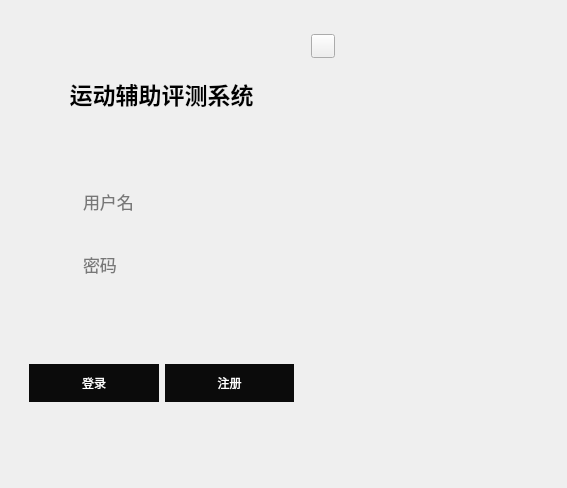
<?xml version="1.0" encoding="UTF-8"?>
<ui version="4.0">
 <class>login</class>
 <widget class="QWidget" name="login">
  <property name="geometry">
   <rect>
    <x>0</x>
    <y>0</y>
    <width>567</width>
    <height>488</height>
   </rect>
  </property>
  <property name="sizePolicy">
   <sizepolicy hsizetype="Fixed" vsizetype="Fixed">
    <horstretch>0</horstretch>
    <verstretch>0</verstretch>
   </sizepolicy>
  </property>
  <property name="minimumSize">
   <size>
    <width>567</width>
    <height>488</height>
   </size>
  </property>
  <property name="maximumSize">
   <size>
    <width>567</width>
    <height>488</height>
   </size>
  </property>
  <property name="windowTitle">
   <string>login</string>
  </property>
  <property name="styleSheet">
   <string notr="true">/*background-color: qlineargradient(x1:0, y1:0, x2:1, y2:0,stop:0 rgb(81, 43, 152), stop:1 rgb(219, 21, 189));
border-radius:30px */</string>
  </property>
  <layout class="QGridLayout" name="gridLayout">
   <item row="0" column="0">
    <widget class="QWidget" name="widget_3" native="true">
     <property name="styleSheet">
      <string notr="true">QWidget#widget_3
{
	
	
	image: url(:/icon/9.png);
	background-color: rgba(255, 255, 255, 0);
}</string>
     </property>
     <layout class="QGridLayout" name="gridLayout_2">
      <item row="1" column="2" colspan="2">
       <spacer name="horizontalSpacer">
        <property name="orientation">
         <enum>Qt::Horizontal</enum>
        </property>
        <property name="sizeHint" stdset="0">
         <size>
          <width>40</width>
          <height>20</height>
         </size>
        </property>
       </spacer>
      </item>
      <item row="0" column="3">
       <spacer name="horizontalSpacer_3">
        <property name="orientation">
         <enum>Qt::Horizontal</enum>
        </property>
        <property name="sizeType">
         <enum>QSizePolicy::Fixed</enum>
        </property>
        <property name="sizeHint" stdset="0">
         <size>
          <width>206</width>
          <height>20</height>
         </size>
        </property>
       </spacer>
      </item>
      <item row="0" column="2">
       <widget class="QPushButton" name="pushButton_quit">
        <property name="sizePolicy">
         <sizepolicy hsizetype="Fixed" vsizetype="Fixed">
          <horstretch>0</horstretch>
          <verstretch>0</verstretch>
         </sizepolicy>
        </property>
        <property name="minimumSize">
         <size>
          <width>24</width>
          <height>24</height>
         </size>
        </property>
        <property name="maximumSize">
         <size>
          <width>24</width>
          <height>24</height>
         </size>
        </property>
        <property name="styleSheet">
         <string notr="true">border-image: url(:/icon/10.png);</string>
        </property>
        <property name="text">
         <string/>
        </property>
        <property name="iconSize">
         <size>
          <width>16</width>
          <height>16</height>
         </size>
        </property>
       </widget>
      </item>
      <item row="0" column="0" rowspan="2">
       <widget class="QWidget" name="widget" native="true">
        <property name="sizePolicy">
         <sizepolicy hsizetype="Preferred" vsizetype="Preferred">
          <horstretch>0</horstretch>
          <verstretch>0</verstretch>
         </sizepolicy>
        </property>
        <property name="styleSheet">
         <string notr="true">QWidget#widget{
	image: none;
/*background-color: rgba(255, 255, 255, 30%);*/
	/*image: url(:/icon/7.png);*/


}
QLabel{

	background-color: rgba(255, 255, 255, 0);
}</string>
        </property>
        <layout class="QVBoxLayout" name="verticalLayout">
         <property name="leftMargin">
          <number>0</number>
         </property>
         <property name="topMargin">
          <number>0</number>
         </property>
         <property name="rightMargin">
          <number>0</number>
         </property>
         <property name="bottomMargin">
          <number>0</number>
         </property>
         <item>
          <spacer name="verticalSpacer_5">
           <property name="orientation">
            <enum>Qt::Vertical</enum>
           </property>
           <property name="sizeHint" stdset="0">
            <size>
             <width>20</width>
             <height>28</height>
            </size>
           </property>
          </spacer>
         </item>
         <item>
          <widget class="QLabel" name="label">
           <property name="font">
            <font>
             <family>微软雅黑</family>
             <pointsize>17</pointsize>
             <weight>75</weight>
             <italic>false</italic>
             <bold>true</bold>
            </font>
           </property>
           <property name="text">
            <string>运动辅助评测系统</string>
           </property>
           <property name="alignment">
            <set>Qt::AlignCenter</set>
           </property>
          </widget>
         </item>
         <item>
          <spacer name="verticalSpacer_6">
           <property name="orientation">
            <enum>Qt::Vertical</enum>
           </property>
           <property name="sizeHint" stdset="0">
            <size>
             <width>20</width>
             <height>40</height>
            </size>
           </property>
          </spacer>
         </item>
         <item>
          <widget class="QWidget" name="widget_4" native="true">
           <layout class="QHBoxLayout" name="horizontalLayout_3" stretch="1,4">
            <property name="leftMargin">
             <number>0</number>
            </property>
            <property name="topMargin">
             <number>0</number>
            </property>
            <property name="rightMargin">
             <number>0</number>
            </property>
            <property name="bottomMargin">
             <number>0</number>
            </property>
            <item>
             <widget class="QLabel" name="label_2">
              <property name="sizePolicy">
               <sizepolicy hsizetype="Preferred" vsizetype="Preferred">
                <horstretch>0</horstretch>
                <verstretch>0</verstretch>
               </sizepolicy>
              </property>
              <property name="styleSheet">
               <string notr="true">image: url(:/icon/5.png);</string>
              </property>
              <property name="text">
               <string/>
              </property>
              <property name="alignment">
               <set>Qt::AlignLeading|Qt::AlignLeft|Qt::AlignVCenter</set>
              </property>
             </widget>
            </item>
            <item>
             <widget class="QLineEdit" name="lineEdit_username">
              <property name="sizePolicy">
               <sizepolicy hsizetype="Expanding" vsizetype="Expanding">
                <horstretch>0</horstretch>
                <verstretch>0</verstretch>
               </sizepolicy>
              </property>
              <property name="font">
               <font>
                <family>微软雅黑</family>
                <pointsize>13</pointsize>
               </font>
              </property>
              <property name="styleSheet">
               <string notr="true">border-radius:16px ;
background-color: rgba(255, 255, 255, 0);</string>
              </property>
              <property name="placeholderText">
               <string>用户名</string>
              </property>
             </widget>
            </item>
           </layout>
          </widget>
         </item>
         <item>
          <widget class="QWidget" name="widget_6" native="true">
           <layout class="QHBoxLayout" name="horizontalLayout_2" stretch="1,4">
            <property name="leftMargin">
             <number>0</number>
            </property>
            <property name="topMargin">
             <number>0</number>
            </property>
            <property name="rightMargin">
             <number>0</number>
            </property>
            <property name="bottomMargin">
             <number>0</number>
            </property>
            <item>
             <widget class="QLabel" name="label_3">
              <property name="styleSheet">
               <string notr="true">image: url(:/icon/4.png);</string>
              </property>
              <property name="text">
               <string/>
              </property>
             </widget>
            </item>
            <item>
             <widget class="QLineEdit" name="lineEdit_password">
              <property name="sizePolicy">
               <sizepolicy hsizetype="Expanding" vsizetype="Expanding">
                <horstretch>0</horstretch>
                <verstretch>0</verstretch>
               </sizepolicy>
              </property>
              <property name="font">
               <font>
                <family>微软雅黑</family>
                <pointsize>13</pointsize>
               </font>
              </property>
              <property name="styleSheet">
               <string notr="true">border-radius:16px ;
background-color: rgba(255, 255, 255, 0);</string>
              </property>
              <property name="echoMode">
               <enum>QLineEdit::Password</enum>
              </property>
              <property name="placeholderText">
               <string>密码</string>
              </property>
             </widget>
            </item>
           </layout>
          </widget>
         </item>
         <item>
          <spacer name="verticalSpacer">
           <property name="orientation">
            <enum>Qt::Vertical</enum>
           </property>
           <property name="sizeHint" stdset="0">
            <size>
             <width>20</width>
             <height>40</height>
            </size>
           </property>
          </spacer>
         </item>
         <item>
          <widget class="QWidget" name="widget_2" native="true">
           <property name="sizePolicy">
            <sizepolicy hsizetype="Preferred" vsizetype="Preferred">
             <horstretch>0</horstretch>
             <verstretch>0</verstretch>
            </sizepolicy>
           </property>
           <property name="styleSheet">
            <string notr="true"/>
           </property>
           <layout class="QHBoxLayout" name="horizontalLayout" stretch="0,0">
            <item>
             <widget class="QPushButton" name="pushButton_signin">
              <property name="sizePolicy">
               <sizepolicy hsizetype="Preferred" vsizetype="Expanding">
                <horstretch>0</horstretch>
                <verstretch>0</verstretch>
               </sizepolicy>
              </property>
              <property name="styleSheet">
               <string notr="true">QPushButton{
	background-color: rgb(11, 11, 11);
	border-radius:20px ;
	color: rgb(255, 255, 255);


}</string>
              </property>
              <property name="text">
               <string>登录</string>
              </property>
             </widget>
            </item>
            <item>
             <widget class="QPushButton" name="pushButton_signup">
              <property name="sizePolicy">
               <sizepolicy hsizetype="Preferred" vsizetype="Expanding">
                <horstretch>0</horstretch>
                <verstretch>0</verstretch>
               </sizepolicy>
              </property>
              <property name="styleSheet">
               <string notr="true">QPushButton{
	background-color: rgb(11, 11, 11);
	border-radius:20px ;
	color: rgb(255, 255, 255);


}</string>
              </property>
              <property name="text">
               <string>注册</string>
              </property>
             </widget>
            </item>
           </layout>
          </widget>
         </item>
         <item>
          <spacer name="verticalSpacer_4">
           <property name="orientation">
            <enum>Qt::Vertical</enum>
           </property>
           <property name="sizeHint" stdset="0">
            <size>
             <width>20</width>
             <height>40</height>
            </size>
           </property>
          </spacer>
         </item>
        </layout>
       </widget>
      </item>
      <item row="0" column="1">
       <spacer name="horizontalSpacer_4">
        <property name="orientation">
         <enum>Qt::Horizontal</enum>
        </property>
        <property name="sizeType">
         <enum>QSizePolicy::Fixed</enum>
        </property>
        <property name="sizeHint" stdset="0">
         <size>
          <width>2</width>
          <height>53</height>
         </size>
        </property>
       </spacer>
      </item>
     </layout>
    </widget>
   </item>
  </layout>
 </widget>
 <resources>
  <include location="res.qrc"/>
 </resources>
 <connections/>
</ui>
